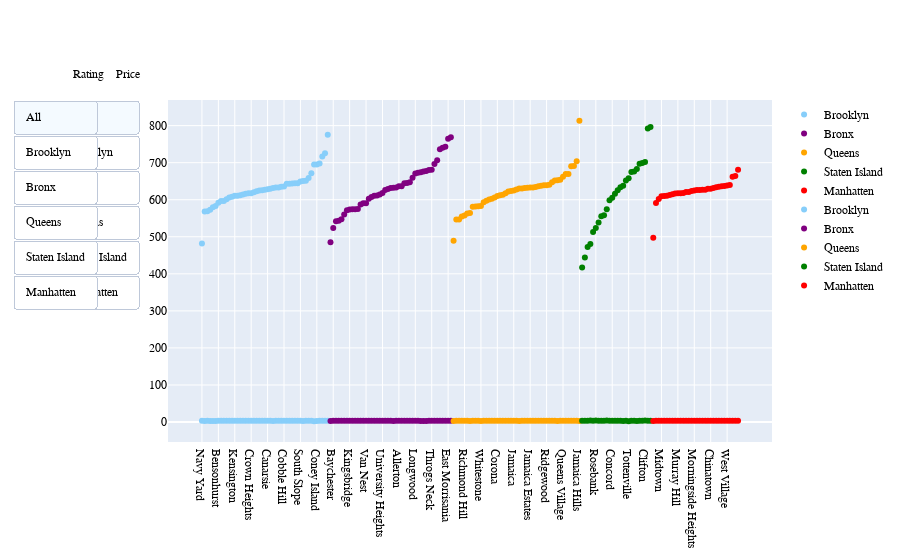

Notebook code cell kept with this figure:
### Code cell
fig = go.Figure()
fig.add_trace(
    go.Scatter(x = list(sorted_dict_Brook.keys()),
               y = list(sorted_dict_Brook.values()),
               name="Brooklyn",
               mode='markers',
               marker=dict(
            color='LightSkyBlue',
            )
        ))
fig.add_trace(
    go.Scatter(x = list(sorted_dict_Bronx.keys()),
               y = list(sorted_dict_Bronx.values()),
               name="Bronx",
               mode='markers',
               marker=dict(
            color='Purple',
            )
        ))
fig.add_trace(
    go.Scatter(x = list(sorted_dict_Queens.keys()),
               y = list(sorted_dict_Queens.values()),
               name="Queens",
               mode='markers',
               marker=dict(
            color='orange',
            )
        ))
fig.add_trace(
    go.Scatter(x = list(sorted_dict_Stat.keys()),
               y = list(sorted_dict_Stat.values()),
               name="Staten Island",
               mode='markers',
               marker=dict(
            color='Green',
            )
        ))
fig.add_trace(
    go.Scatter(x = list(sorted_dict_Man.keys()),
               y = list(sorted_dict_Man.values()),
               name="Manhatten",
               mode='markers',
               marker=dict(
            color='Red',
            )
        ))
fig.add_trace(
    go.Scatter(x = list(sorted_rating_Brook.keys()),
               y = list(sorted_rating_Brook.values()),
               name="Brooklyn",
               mode='markers',
               marker=dict(
            color='LightSkyBlue',
            )
        ))
fig.add_trace(
    go.Scatter(x = list(sorted_rating_Bronx.keys()),
               y = list(sorted_rating_Bronx.values()),
               name="Bronx",
               mode='markers',
               marker=dict(
            color='Purple',
            )
        ))
fig.add_trace(
    go.Scatter(x = list(sorted_rating_Queens.keys()),
               y = list(sorted_rating_Queens.values()),
               name="Queens",
               mode='markers',
               marker=dict(
            color='orange',
            )
        ))
fig.add_trace(
    go.Scatter(x = list(sorted_rating_Stat.keys()),
               y = list(sorted_rating_Stat.values()),
               name="Staten Island",
               mode='markers',
               marker=dict(
            color='Green',
            )
        ))
fig.add_trace(
    go.Scatter(x = list(sorted_rating_Man.keys()),
               y = list(sorted_rating_Man.values()),
               name="Manhatten",
               mode='markers',
               marker=dict(
            color='Red',
            )
        ))
fig.update_layout(
    title={
        'y':0.9,
        'x':0.5,
        'xanchor': 'center',
        'yanchor': 'top'},
   font_family='Comic Sans MS',
   font_color="black",
   title_font_family="Comic Sans MS",
   title_font_color="red",
   legend_title_font_color="green",
   updatemenus=[
        dict(
            type="buttons",
            direction="up",
            buttons=list([
                dict(
                  label = "All", method = "update",
                  args = [{"visible": [True, True, True, True, True, False, False, False, False, False]},{"title": 'Average Price of an Airbnb per Neighbourhood Group'} ]
               ),
                dict(
                  label = "Brooklyn", method = "update",
                  args = [{"visible": [True, False, False, False, False, False, False, False, False, False]},{"title": 'Average Price of an Airbnb in Brooklyn'} ]
               ),
               dict(
                  label = "Bronx", method = "update",
                  args = [{"visible": [False, True, False, False, False, False, False, False, False, False]},{"title": 'Average Price of an Airbnb in the Bronx'} ]
               ),
               dict(
                  label = "Queens", method = "update",
                  args = [{"visible": [False, False, True, False, False, False, False, False, False, False]},{"title": 'Average Price of an Airbnb in Queens'} ]
               ),
                dict(
                  label = "Staten Island", method = "update",
                  args = [{"visible": [False, False, False, True, False, False, False, False, False, False]},{"title": 'Average Price of an Airbnb in Staten Island'} ]
               ),
                dict(
                  label = "Manhatten", method = "update",
                  args = [{"visible": [False, False, False, False, True, False, False, False, False, False]},{"title": 'Average Price of an Airbnb in Manhatten'} ]
               )
            ]),
        ), 
        dict(
            type="buttons",
            direction="up",
            x=-0.12,
            buttons=list([
               dict(
                  label = "All", method = "update",
                  args = [{"visible": [False, False, False, False, False, True, True, True, True, True]},{"title": 'Average Rating of an Airbnb per Neighbourhood Group'} ]
               ),
                dict(
                  label = "Brooklyn", method = "update",
                  args = [{"visible": [False, False, False, False, False, True, False, False, False, False]},{"title": 'Average Rating of an Airbnb in Brooklyn'} ]
               ),
               dict(
                  label = "Bronx", method = "update",
                  args = [{"visible": [False, False, False, False, False, False, True, False, False, False]},{"title": 'Average Rating of an Airbnb in the Bronx'} ]
               ),
               dict(
                  label = "Queens", method = "update", 
                  args = [{"visible": [False, False, False, False, False, False, False, True, False, False]},{"title": 'Average Rating of an Airbnb in Queens'} ]
               ),
                dict(
                  label = "Staten Island", method = "update",
                  args = [{"visible": [False, False, False, False, False, False, False, False, True, False]},{"title": 'Average Rating of an Airbnb in Staten Island'} ]
               ),
                dict(
                  label = "Manhatten", method = "update",
                  args = [{"visible": [False, False, False, False, False, False, False, False, False, True]},{"title": 'Average Rating of an Airbnb in Manhatten'}]
               ),
            ]),
        )
    ])
fig.update_layout(
    annotations=[
        dict(text="Rating", x=-0.16, xref="paper", y=1.1, yref="paper",
                             align="left", showarrow=False),
        dict(text="Price", x=-0.09, xref="paper", y=1.1,
                             yref="paper", showarrow=False),
    ])
fig.show()

### Figure 1 — Plotly figure (JSON) as saved in the notebook; plotly's stock layout.template omitted (floating-point values rounded to 4 significant figures)
{"data": [{"marker": {"color": "LightSkyBlue"}, "mode": "markers", "name": "Brooklyn", "type": "scatter", "x": ["Navy Yard", "DUMBO", "Fort Hamilton", "Sea Gate", "Windsor Terrace", "Bergen Beach", "Bensonhurst", "Downtown Brooklyn", "Midwood", "Brooklyn Heights", "East New York", "Park Slope", "Kensington", "Borough Park", "Greenpoint", "Fort Greene", "Bay Ridge", "Dyker Heights", "Crown Heights", "Cypress Hills", "Bedford-Stuyvesant", "Sheepshead Bay", "Williamsburg", "Boerum Hill", "Canarsie", "Sunset Park", "Red Hook", "Clinton Hill", "Bushwick", "Vinegar Hill", "Cobble Hill", "Gowanus", "Flatlands", "Carroll Gardens", "East Flatbush", "Prospect-Lefferts Gardens", "South Slope", "Prospect Heights", "Flatbush", "Brighton Beach", "Brownsville", "Manhattan Beach", "Coney Island", "Gravesend", "Columbia St", "Bath Beach", "Mill Basin"], "y": [481.9, 568.2, 569.0, 572.7, 579.8, 583.3, 591.9, 596.5, 596.8, 601.4, 605.9, 607.8, 610.8, 610.9, 612.4, 614.0, 616.2, 617.4, 617.5, 620.3, 623.0, 624.9, 625.5, 627.0, 628.1, 629.7, 631.4, 633.3, 633.3, 635.2, 635.8, 643.2, 643.2, 643.6, 644.5, 644.7, 649.3, 650.7, 651.0, 658.4, 671.5, 694.8, 695.3, 698.1, 716.7, 725.3, 775.1]}, {"marker": {"color": "Purple"}, "mode": "markers", "name": "Bronx", "type": "scatter", "x": ["Castle Hill", "Baychester", "Unionport", "Tremont", "Concourse Village", "Westchester Square", "Morrisania", "Kingsbridge", "Melrose", "Bronxdale", "Port Morris", "Woodlawn", "Clason Point", "Van Nest", "Mott Haven", "Edenwald", "Hunts Point", "Pelham Gardens", "Soundview", "University Heights", "Mount Hope", "Williamsbridge", "Wakefield", "Norwood", "Parkchester", "Allerton", "Claremont Village", "Mount Eden", "Fordham", "City Island", "Schuylerville", "Longwood", "Belmont", "Concourse", "Highbridge", "Olinville", "Eastchester", "Throgs Neck", "Fieldston", "Morris Park", "North Riverdale", "Pelham Bay", "Morris Heights", "East Morrisania", "Riverdale"], "y": [485.2, 524, 541.9, 543.5, 547.0, 560.2, 571.9, 573.4, 574, 574.2, 575.3, 587.1, 590.6, 590.8, 602.6, 607.5, 610.5, 611.5, 614.4, 618.4, 626.2, 628.7, 631.9, 632.6, 633.3, 636.3, 636.4, 644.6, 644.9, 647.3, 659.4, 671.0, 672.5, 674.4, 676.0, 677.5, 680.3, 680.9, 696.2, 706.6, 736.2, 740.0, 742.9, 764.7, 768.7]}, {"marker": {"color": "orange"}, "mode": "markers", "name": "Queens", "type": "scatter", "x": ["Douglaston", "Howard Beach", "Holliswood", "Hollis", "Richmond Hill", "Bayside", "Fresh Meadows", "Laurelton", "Middle Village", "Bayswater", "Whitestone", "Forest Hills", "Maspeth", "Belle Harbor", "South Ozone Park", "Rosedale", "Corona", "St. Albans", "Sunnyside", "Springfield Gardens", "Bellerose", "Ditmars Steinway", "Jamaica", "Jackson Heights", "Edgemere", "Woodhaven", "Far Rockaway", "Elmhurst", "Jamaica Estates", "Flushing", "Woodside", "Rego Park", "Kew Gardens", "Astoria", "Ridgewood", "Rockaway Beach", "Long Island City", "Arverne", "Glendale", "Ozone Park", "Queens Village", "College Point", "East Elmhurst", "Kew Gardens Hills", "Cambria Heights", "Briarwood", "Jamaica Hills"], "y": [489.0, 546.4, 546.9, 554.9, 557.3, 562.5, 564.4, 581.1, 581.7, 582.6, 583, 593.3, 597.0, 600.7, 602.7, 606.1, 610.0, 612.1, 613.8, 617.2, 622.2, 623.4, 624.9, 627.6, 630.5, 630.5, 631.5, 632.3, 632.9, 633.2, 634.6, 636.3, 638.0, 639.0, 639.4, 640.8, 647.4, 652.1, 652.9, 654.2, 661.9, 669.1, 669.7, 690.4, 690.7, 703.6, 812.9]}, {"marker": {"color": "Green"}, "mode": "markers", "name": "Staten Island", "type": "scatter", "x": ["Castleton Corners", "Emerson Hill", "Randall Manor", "Oakwood", "South Beach", "Rosebank", "New Springville", "Port Richmond", "Grant City", "Bull's Head", "New Dorp Beach", "Concord", "Tompkinsville", "Arrochar", "Mariners Harbor", "West Brighton", "St. George", "Tottenville", "Dongan Hills", "Grymes Hill", "Great Kills", "New Brighton", "Stapleton", "Clifton", "Shore Acres", "Midland Beach"], "y": [417.2, 443.8, 472.4, 480.6, 512.7, 523.4, 538.8, 555.7, 558.2, 574.2, 598.8, 605.4, 616.0, 625.8, 633.5, 638.0, 651.9, 657.7, 675.2, 675.9, 682.9, 696.9, 699.2, 702, 792.3, 796.2]}, {"marker": {"color": "Red"}, "mode": "markers", "name": "Manhatten", "type": "scatter", "x": ["Marble Hill", "Battery Park City", "Washington Heights", "Midtown", "Kips Bay", "Little Italy", "Flatiron District", "Gramercy", "Upper West Side", "Murray Hill", "East Village", "Upper East Side", "Hell's Kitchen", "Two Bridges", "Financial District", "Morningside Heights", "Civic Center", "Lower East Side", "Harlem", "East Harlem", "Roosevelt Island", "Chinatown", "Nolita", "Chelsea", "Theater District", "SoHo", "Tribeca", "West Village", "Greenwich Village", "Inwood", "NoHo", "Stuyvesant Town"], "y": [497.1, 591.1, 602.2, 609.5, 610.3, 610.7, 613.1, 615.0, 616.5, 617.3, 617.5, 618.2, 621.1, 621.2, 623.6, 625.0, 626.1, 626.6, 626.8, 626.9, 629.7, 629.9, 631.4, 633.5, 635.0, 636.3, 636.9, 638.2, 639.8, 661.7, 664.3, 680.9]}, {"marker": {"color": "LightSkyBlue"}, "mode": "markers", "name": "Brooklyn", "type": "scatter", "x": ["Manhattan Beach", "Bergen Beach", "DUMBO", "Sea Gate", "Coney Island", "Windsor Terrace", "Red Hook", "Prospect Heights", "Bay Ridge", "Gowanus", "Bath Beach", "Brooklyn Heights", "Flatlands", "Vinegar Hill", "Cobble Hill", "South Slope", "Fort Greene", "Sunset Park", "Dyker Heights", "Greenpoint", "Clinton Hill", "Flatbush", "Sheepshead Bay", "Park Slope", "Williamsburg", "Carroll Gardens", "Bushwick", "Bensonhurst", "Bedford-Stuyvesant", "Crown Heights", "Boerum Hill", "East Flatbush", "Prospect-Lefferts Gardens", "Gravesend", "Kensington", "Cypress Hills", "East New York", "Navy Yard", "Canarsie", "Columbia St", "Downtown Brooklyn", "Brighton Beach", "Midwood", "Fort Hamilton", "Borough Park", "Brownsville", "Mill Basin"], "y": [2.409, 2.833, 2.871, 3, 3.08, 3.1, 3.112, 3.125, 3.128, 3.134, 3.146, 3.15, 3.171, 3.171, 3.176, 3.187, 3.198, 3.198, 3.2, 3.214, 3.218, 3.236, 3.242, 3.244, 3.248, 3.27, 3.276, 3.277, 3.281, 3.284, 3.291, 3.296, 3.299, 3.31, 3.323, 3.332, 3.353, 3.355, 3.393, 3.393, 3.4, 3.405, 3.466, 3.475, 3.483, 3.484, 3.786]}, {"marker": {"color": "Purple"}, "mode": "markers", "name": "Bronx", "type": "scatter", "x": ["Highbridge", "Castle Hill", "Olinville", "Concourse", "Norwood", "Eastchester", "East Morrisania", "Morris Park", "Morris Heights", "Hunts Point", "Bronxdale", "Riverdale", "Van Nest", "Allerton", "Belmont", "Mount Hope", "Fordham", "Woodlawn", "Port Morris", "Parkchester", "Pelham Gardens", "Wakefield", "Longwood", "Tremont", "North Riverdale", "Fieldston", "Kingsbridge", "Claremont Village", "Mott Haven", "Concourse Village", "Pelham Bay", "Morrisania", "Soundview", "Throgs Neck", "University Heights", "Clason Point", "Schuylerville", "Baychester", "Williamsbridge", "Edenwald", "Melrose", "Unionport", "Westchester Square", "City Island", "Mount Eden"], "y": [3.03, 3.045, 3.087, 3.089, 3.105, 3.138, 3.143, 3.178, 3.196, 3.208, 3.208, 3.211, 3.231, 3.278, 3.289, 3.296, 3.301, 3.31, 3.313, 3.313, 3.338, 3.34, 3.348, 3.355, 3.357, 3.36, 3.364, 3.373, 3.376, 3.382, 3.386, 3.386, 3.394, 3.414, 3.418, 3.5, 3.511, 3.517, 3.521, 3.543, 3.565, 3.636, 3.652, 3.707, 3.778]}, {"marker": {"color": "orange"}, "mode": "markers", "name": "Queens", "type": "scatter", "x": ["Jamaica Hills", "Edgemere", "Whitestone", "Douglaston", "Glendale", "Fresh Meadows", "Belle Harbor", "Arverne", "Astoria", "Bayside", "Queens Village", "Middle Village", "Corona", "Long Island City", "Laurelton", "Howard Beach", "Flushing", "Rego Park", "Jackson Heights", "Woodhaven", "Kew Gardens Hills", "Maspeth", "Cambria Heights", "Richmond Hill", "East Elmhurst", "Rockaway Beach", "Kew Gardens", "Elmhurst", "Springfield Gardens", "Forest Hills", "Ditmars Steinway", "Bellerose", "South Ozone Park", "Sunnyside", "Ridgewood", "Holliswood", "Jamaica", "Woodside", "College Point", "St. Albans", "Bayswater", "Jamaica Estates", "Rosedale", "Briarwood", "Ozone Park", "Hollis", "Far Rockaway"], "y": [2.667, 2.969, 3, 3, 3.007, 3.07, 3.161, 3.229, 3.23, 3.242, 3.245, 3.269, 3.269, 3.276, 3.279, 3.28, 3.287, 3.297, 3.303, 3.328, 3.333, 3.341, 3.342, 3.348, 3.354, 3.358, 3.361, 3.365, 3.379, 3.38, 3.383, 3.385, 3.386, 3.392, 3.399, 3.4, 3.401, 3.408, 3.438, 3.44, 3.475, 3.48, 3.52, 3.529, 3.533, 3.591, 3.603]}, {"marker": {"color": "Green"}, "mode": "markers", "name": "Staten Island", "type": "scatter", "x": ["Tottenville", "West Brighton", "Great Kills", "Concord", "Dongan Hills", "Emerson Hill", "New Brighton", "Grant City", "Mariners Harbor", "Midland Beach", "New Springville", "Tompkinsville", "Castleton Corners", "Port Richmond", "St. George", "Arrochar", "New Dorp Beach", "Stapleton", "South Beach", "Randall Manor", "Grymes Hill", "Shore Acres", "Clifton", "Oakwood", "Bull's Head", "Rosebank"], "y": [2.385, 2.966, 3, 3.131, 3.154, 3.2, 3.2, 3.227, 3.28, 3.294, 3.333, 3.382, 3.385, 3.4, 3.432, 3.442, 3.583, 3.631, 3.688, 3.689, 3.722, 3.783, 3.821, 3.857, 3.917, 3.929]}, {"marker": {"color": "Red"}, "mode": "markers", "name": "Manhatten", "type": "scatter", "x": ["Marble Hill", "Tribeca", "Little Italy", "Inwood", "Chinatown", "Stuyvesant Town", "Nolita", "Greenwich Village", "Battery Park City", "Harlem", "Upper West Side", "West Village", "Morningside Heights", "Upper East Side", "Chelsea", "Washington Heights", "Roosevelt Island", "East Village", "Hell's Kitchen", "Flatiron District", "SoHo", "Gramercy", "Midtown", "Two Bridges", "East Harlem", "Lower East Side", "NoHo", "Murray Hill", "Kips Bay", "Theater District", "Financial District", "Civic Center"], "y": [3, 3.174, 3.176, 3.182, 3.191, 3.217, 3.217, 3.223, 3.229, 3.23, 3.241, 3.248, 3.25, 3.252, 3.262, 3.263, 3.264, 3.271, 3.281, 3.285, 3.288, 3.304, 3.309, 3.318, 3.319, 3.32, 3.343, 3.372, 3.384, 3.402, 3.422, 3.467]}], "layout": {"annotations": [{"align": "left", "showarrow": false, "text": "Rating", "x": -0.16, "xref": "paper", "y": 1.1, "yref": "paper"}, {"showarrow": false, "text": "Price", "x": -0.09, "xref": "paper", "y": 1.1, "yref": "paper"}], "font": {"color": "black", "family": "Comic Sans MS"}, "legend": {"title": {"font": {"color": "green"}}}, "title": {"font": {"color": "red", "family": "Comic Sans MS"}, "x": 0.5, "xanchor": "center", "y": 0.9, "yanchor": "top"}, "updatemenus": [{"buttons": [{"args": [{"visible": [true, true, true, true, true, false, false, false, false, false]}, {"title": "Average Price of an Airbnb per Neighbourhood Group"}], "label": "All", "method": "update"}, {"args": [{"visible": [true, false, false, false, false, false, false, false, false, false]}, {"title": "Average Price of an Airbnb in Brooklyn"}], "label": "Brooklyn", "method": "update"}, {"args": [{"visible": [false, true, false, false, false, false, false, false, false, false]}, {"title": "Average Price of an Airbnb in the Bronx"}], "label": "Bronx", "method": "update"}, {"args": [{"visible": [false, false, true, false, false, false, false, false, false, false]}, {"title": "Average Price of an Airbnb in Queens"}], "label": "Queens", "method": "update"}, {"args": [{"visible": [false, false, false, true, false, false, false, false, false, false]}, {"title": "Average Price of an Airbnb in Staten Island"}], "label": "Staten Island", "method": "update"}, {"args": [{"visible": [false, false, false, false, true, false, false, false, false, false]}, {"title": "Average Price of an Airbnb in Manhatten"}], "label": "Manhatten", "method": "update"}], "direction": "up", "type": "buttons"}, {"buttons": [{"args": [{"visible": [false, false, false, false, false, true, true, true, true, true]}, {"title": "Average Rating of an Airbnb per Neighbourhood Group"}], "label": "All", "method": "update"}, {"args": [{"visible": [false, false, false, false, false, true, false, false, false, false]}, {"title": "Average Rating of an Airbnb in Brooklyn"}], "label": "Brooklyn", "method": "update"}, {"args": [{"visible": [false, false, false, false, false, false, true, false, false, false]}, {"title": "Average Rating of an Airbnb in the Bronx"}], "label": "Bronx", "method": "update"}, {"args": [{"visible": [false, false, false, false, false, false, false, true, false, false]}, {"title": "Average Rating of an Airbnb in Queens"}], "label": "Queens", "method": "update"}, {"args": [{"visible": [false, false, false, false, false, false, false, false, true, false]}, {"title": "Average Rating of an Airbnb in Staten Island"}], "label": "Staten Island", "method": "update"}, {"args": [{"visible": [false, false, false, false, false, false, false, false, false, true]}, {"title": "Average Rating of an Airbnb in Manhatten"}], "label": "Manhatten", "method": "update"}], "direction": "up", "type": "buttons", "x": -0.12}]}}
